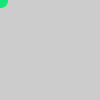
Frame 1 (no input)
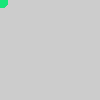
Frame 60 (the mouse pressed at the canvas centre just before this capture)
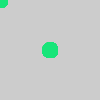
Frame 120 (the mouse held since frame 60 and released just before this capture)

The Processing sketch that drew these frames (run headless with seeded random() and noise(); from frame 60 on, the mouse is pressed at the canvas centre):

// Processing sketch: intro
// ── intro.pde
/*void setup(){
  size(150, 150);
  background(#eeeeee);
  frameRate(60);
  stroke(#F5871F);
  fill(#9D3333);
  strokeWeight(2); //Expessura em pixels para as bordas
}
 void draw(){
   rect(20, 20, 110,110);
   ellipse(10, 20, 10, 10);
   ellipse(mouseX, mouseY, 15, 15);
 
 } 

*/

// ── CaseSensitive.pde
//No  Java a difenreça entre letras maiúsculas e minúsculas importa

int cor = #17E579;
int Cor = #17E579;  //variável declarada com letra maiúscula(não funciona)

void draw(){
  fill(cor);
  stroke(cor);
  ellipse(mouseX,  mouseY, 15, 15);

}
